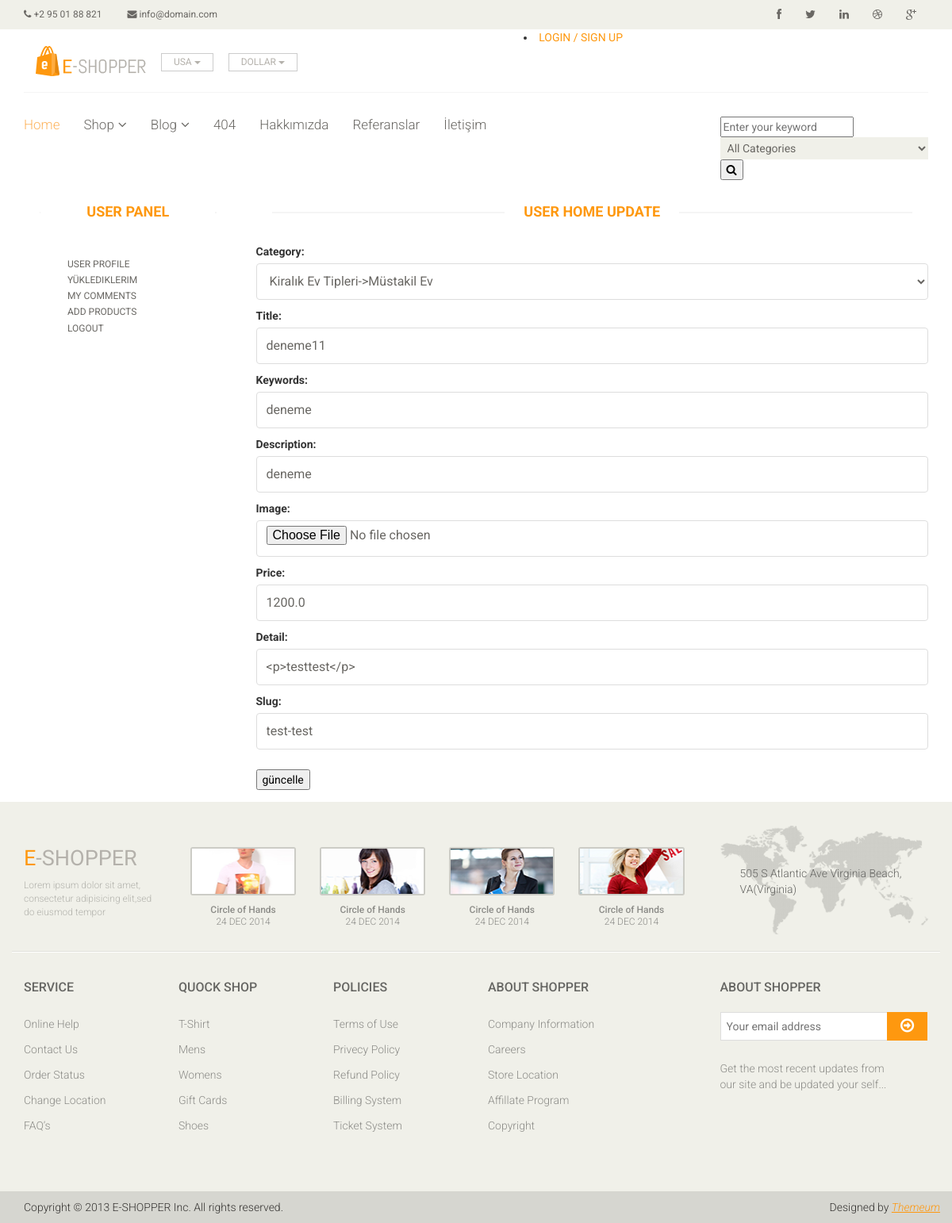
Screenshot of /user/update1/17 with the database file from the repository.
### product/models.py (models this page shows, shortened)
class Product(models.Model):
    STATUS = (
        ('True', 'Evet'),
        ('False', 'Hayır'),
    )
    user = models.ForeignKey(User, on_delete=models.CASCADE)
    category = models.ForeignKey(Category, on_delete=models.CASCADE)
    title = models.CharField(max_length=150)
    keywords = models.CharField(max_length=255)
    description = models.CharField(max_length=255)
    image = models.ImageField(blank=True, upload_to='images/')
    price = models.FloatField()
    detail = RichTextUploadingField()
    slug = models.SlugField(null=False, unique=True)
    status = models.CharField(max_length=10, choices=STATUS)
    create_at = models.DateTimeField(auto_now_add=True)
    update_at = models.DateTimeField(auto_now=True)
    def image_tag(self):
        return mark_safe('<img src="{}" height="50"/>'.format(self.image.url))
    image_tag.short_description = 'Image'

class Category(MPTTModel):
    STATUS = (
        ('True', 'Evet'),
        ('False', 'Hayır'),
    )
    title = models.CharField(max_length=100)
    keywords = models.CharField(max_length=255)
    description = models.CharField(max_length=255)
    image = models.ImageField(blank=True, upload_to='images/')
    status = models.CharField(max_length=10, choices=STATUS)
    slug = models.SlugField(null=False, unique=True)
    parent = TreeForeignKey('self', blank=True, null=True, related_name='children', on_delete=models.CASCADE)
    create_at = models.DateTimeField(auto_now_add=True)
    update_at = models.DateTimeField(auto_now=True)
    class MPTTMeta:
        order_insertion_by = ['title']
    def __str__(self):
       full_path = [self.title]
       k = self.parent
       while k is not None:
           full_path.append(k.title)
           k = k.parent
       return '->'.join(full_path[::-1])
    def image_tag(self):
        return mark_safe('<img src="{}" height="50"/>'.format(self.image.url))
    image_tag.short_description = 'Image'

### user/views.py (the view)
# urls.py: path('update1/<int:id>', views.userhome_update, name='userhome_update'),
def userhome_update(request,id):#burda id yi alıyoruz product user id sine atıyoruz eşitlensin boş kalmsın diye
    product = Product.objects.get(id=id)
    if request.method == 'POST':
        userhomeupdate_form = UserUpdateForm1(request.POST, request.FILES, instance=product)
        if userhomeupdate_form.is_valid():
            userhomeupdate_form.save()
            messages.success(request , 'Your has been updated!')
            return redirect('/user/myhomes')
        else:
            messages.error(request, 'Please correct the error below.<br>' + str(userhomeupdate_form.errors))
            return HttpResponseRedirect('/user/myhomes')
    else:
        category = Category.objects.all()
        userhomeupdate_form = UserUpdateForm1(instance=product)
        context = {
            'category': category,
            'userhomeupdate_form': userhomeupdate_form,
            'product': product,
        }
        return render(request, 'userhome_update.html', context)

### user/forms.py
class UserUpdateForm1(forms.ModelForm):#ev güncellemek şistediğimöizde buraya geliyoruz
    class Meta:
        model = Product
        fields = ['category', 'title', 'keywords', 'description', 'image', 'price', 'detail','slug']  # buraya eklenecekler
        widgets = {
            'category': Select(attrs={'class': 'form-control', 'placeholder': 'category'}, ),
            'title': TextInput(attrs={'class': 'form-control', 'placeholder': 'title'}),
            'keywords': TextInput(attrs={'class': 'form-control', 'placeholder': 'keywords'}),
            'description': TextInput(attrs={'class': 'form-control', 'placeholder': 'description'}),
            'image': FileInput(attrs={'class': 'form-control', 'placeholder': 'image'}),
            'price': TextInput(attrs={'class': 'form-control', 'placeholder': 'price'}),
            'detail': TextInput(attrs={'class': 'form-control', 'placeholder': 'detail'}),
            'slug': TextInput(attrs={'class': 'form-control', 'placeholder': 'slug'}),
        }

### user/templates/userhome_update.html (shortened to what this page needs)
{% extends "homebase.html" %}
{% block maincontent %}
<div id="contact-page" class="container">
    <div class="bg">
        <div class="row">
            <div class="col-sm-3">
                <div class="contact-form">
                    {% include "user_panel.html" %}
                </div>
            </div>
            <div class="col-sm-9">
                <div class="contact-info">
                    <h2 class="title text-center">User home update</h2>
                </div>
                <div class="content-section">
                     <form action="/user/update1/{{ product.id }}" method="POST" enctype="multipart/form-data">
                        <fieldset class="form-group">
                            {{ userhomeupdate_form.as_p }}
                        </fieldset>
                        <div class="form-group">
                            <input class="primary-btn" type="submit" value="güncelle">
                        </div>
                    </form>
                </div>
            </div>
        </div>
    </div>
</div>
{% endblock %}

### home/static/css/main.css (style rules this page uses)
body { font-family: 'Roboto', sans-serif; position: relative; font-weight: 400px; }
h1, h2, h3, h4, h5, h6 { font-family: 'Roboto', sans-serif; }
.left-sidebar h2:after, h2.title:after { content: " "; position: absolute; border: 1px solid #f5f5f5; bottom: 8px; left: 0; width: 100%; height: 0; z-index: -2; }
h2.title:before { content: " "; position: absolute; background: #fff; bottom: -6px; width: 220px; height: 30px; z-index: -1; left: 50%; margin-left: -110px; }
h2.title { color: #FE980F; font-family: 'Roboto', sans-serif; font-size: 18px; font-weight: 700; margin: 0 15px; text-transform: uppercase; margin-bottom: 30px; position: relative; }
.bg h2.title { margin-right: 0; margin-left: 0; margin-top: 0; }
.user_info input, select, textarea { background: #F0F0E9; border: 0; color: #696763; padding: 5px; width: 100%; border-radius: 0; resize: none }
#contact-page .form-control { background-color: #fff; border: 1px solid #ddd; color: #696763; height: 46px; padding: 6px 12px; width: 100%; font-size: 16px; border-radius: 4px; -webkit-box-shadow: inherit; box-shadow: inherit; }
#contact-page .contact-info { padding: 0 20px; }

### rows the page displays
Product: category "Kiralık Ev Tipleri->Müstakil Ev", keywords "deneme", description "deneme", price "1200.0", detail "<p>testtest</p>", slug "test-test"
Category: title "deneme11"
